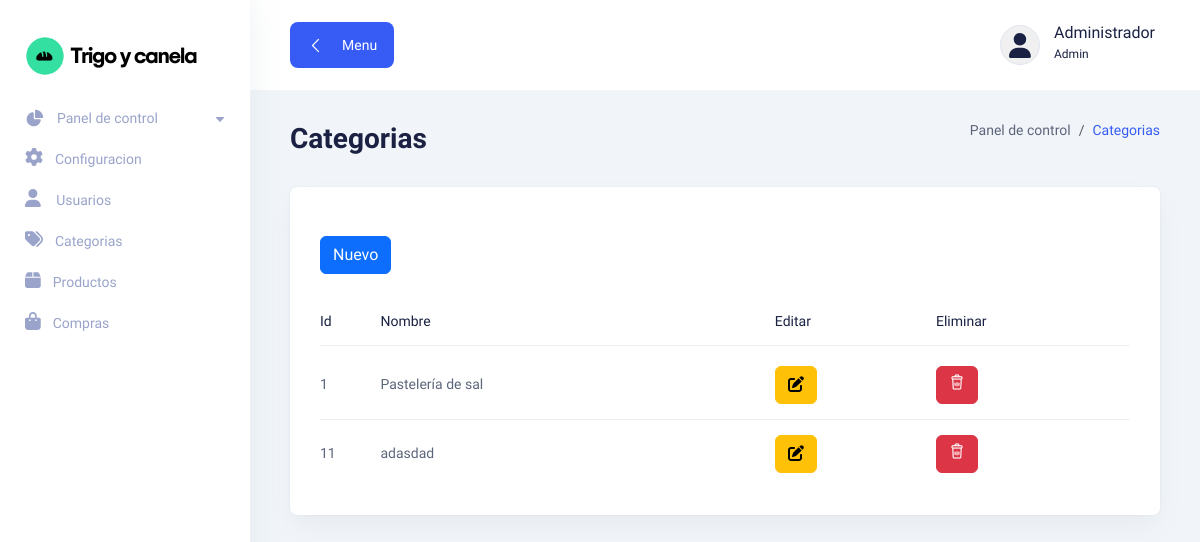
/admin/categorias/index.php (signed in), run on an earlier commit of the app's database.
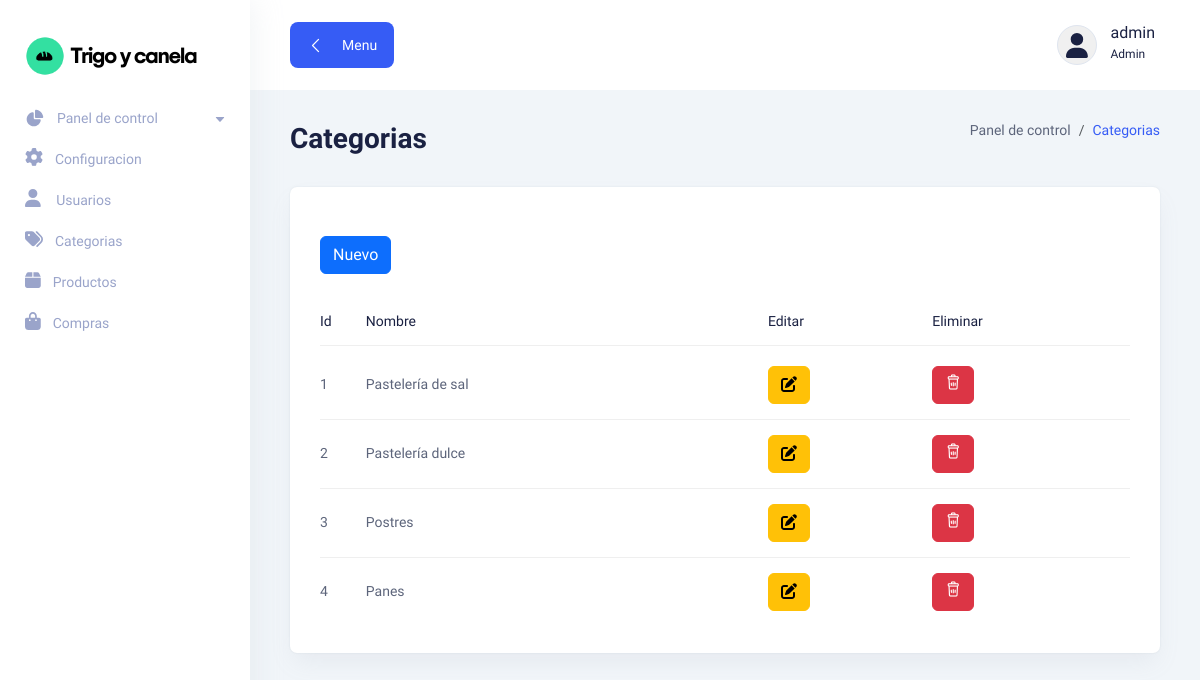
And on a later commit of the database.
### tables this page shows
CREATE TABLE `categorias` (
  `id` int NOT NULL,
  `nombre` varchar(200) NOT NULL,
  `activo` int NOT NULL DEFAULT '1'
);

### admin/categorias/index.php (the view, shortened to what the changed rows need)
<?php
require_once '../layaouts/header.php';
$db = new DataBase();
$con = $db->conectar();
$sql = "SELECT id, nombre FROM categorias WHERE activo = 1";
$resultado = $con->query($sql);
$categorias = $resultado->fetchAll(PDO::FETCH_ASSOC);
?>
<main>
    <div class="container-fluid">
        <div class="title-wrapper pt-30">
                <div class="row align-items-center">
                <div class="col-md-6">
                    <div class="title">
                    <h2>Categorias</h2>
                    </div>
                </div>
                </div>
        </div>
        <div class="card-style">
            <div
                class="table-responsive mt-4 tables-wrapper"
            >
                <table
                    class="table table-hover"
                >
                    <thead>
                        <tr>
                            <th scope="col"><h6>Id</h6></th>
                            <th scope="col"><h6>Nombre</h6></th>
                            <th scope="col"><h6>Editar</h6></th>
                            <th scope="col"><h6>Eliminar</h6></th>
                        </tr>
                    </thead>
                    <tbody>
                    <?php foreach($categorias as $categoria){ ?>
                        <tr>
                            <td><p><?php echo $categoria['id']; ?></p></td>
                            <td><p><?php echo $categoria['nombre']; ?></p></td>
                            <td>
                                <a class="btn btn-warning" href="edita.php?id=<?php echo $categoria['id']; ?>"><i class="fa-solid fa-pen-to-square"></i></a>
                            </td>
                            <td>
                                <button
                                type="button"
                                class="text-white btn btn-danger"
                                data-bs-toggle="modal"
                                data-bs-target="#modalElimina" data-bs-id="<?php echo $categoria['id']; ?>">
                                <i class="lni lni-trash-can"></i>
                                </button>
                            </td>
                        </tr>
                        <?php } ?>
                    </tbody>
                </table>
            </div>
        </div>
    </div>
</main>
<?php
require_once '../layaouts/Footer.php';
?>

### admin/layaouts/header.php (shortened to what the changed rows need)
<!DOCTYPE html>
<html lang="en">
  <head>
    <link rel="stylesheet" href="<?php echo ADMIN_URL; ?>css/inicio.admin.css" />
    <link rel="stylesheet" href="<?php echo ADMIN_URL; ?>css/bootstrap.min.css" />
    <link rel="stylesheet" href="<?php echo ADMIN_URL; ?>css/lineicons.css" rel="stylesheet" type="text/css" />
    <link rel="stylesheet" href="<?php echo ADMIN_URL; ?>css/materialdesignicons.min.css" rel="stylesheet" type="text/css" />
    <link rel="stylesheet" href="<?php echo ADMIN_URL; ?>css/fullcalendar.css" />
    <link rel="stylesheet" href="<?php echo ADMIN_URL; ?>css/main.css" />
    <link href="https://cdn.jsdelivr.net/npm/simple-datatables@7.1.2/dist/style.min.css" rel="stylesheet" />
    <link href="https://cdn.jsdelivr.net/npm/sweetalert2@11/dist/sweetalert2.min.css" rel="stylesheet">
  </head>
  <body>
    <main class="main-wrapper">
      <header class="header">
        <div class="container-fluid">
          <div class="row">
            <div class="col-lg-7 col-md-7 col-6">
              <div class="header-right">
                <div class="profile-box ml-15">
    <button class="dropdown-toggle bg-transparent border-0" type="button" id="profile" data-bs-toggle="dropdown" aria-expanded="false">
        <div class="profile-info">
            <div class="info">
                <div>
                    <h6 class="fw-500"><?php echo $_SESSION['user_name'];?></h6>
                    <p>Admin</p>
                </div>
            </div>
        </div>
    </button>
</div>
              </div>
            </div>
          </div>
        </div>
      </header>

What changed in the data, as far as the page shows it:
removed categorias: id "11", nombre "adasdad"
now on this page (row edited): categorias: id "2", nombre "Pastelería dulce"
now on this page (row edited): categorias: id "3", nombre "Postres"
now on this page (row edited): categorias: id "4", nombre "Panes"
Also different on the page:
$_SESSION['user_name']: "Administrador" → "admin"
